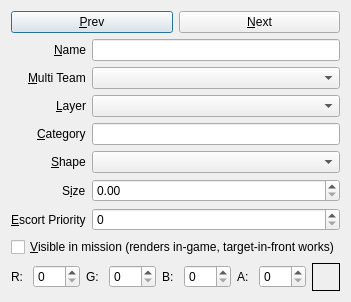
<?xml version="1.0" encoding="UTF-8"?>
<ui version="4.0">
 <class>fso::fred::dialogs::CoordinatePointEditorDialog</class>
 <widget class="QDialog" name="fso::fred::dialogs::CoordinatePointEditorDialog">
  <property name="geometry">
   <rect>
    <x>0</x>
    <y>0</y>
    <width>320</width>
    <height>300</height>
   </rect>
  </property>
  <property name="windowTitle">
   <string>Coordinate Point Editor</string>
  </property>
  <layout class="QFormLayout" name="formLayout">
   <property name="sizeConstraint">
    <enum>QLayout::SetFixedSize</enum>
   </property>
   <item row="0" column="0" colspan="2">
    <layout class="QVBoxLayout" name="rootLayout">
     <item>
      <layout class="QFormLayout" name="fieldLayout">
       <property name="labelAlignment">
        <set>Qt::AlignRight|Qt::AlignTrailing|Qt::AlignVCenter</set>
       </property>
       <item row="0" column="0" colspan="2">
        <layout class="QHBoxLayout" name="navigationLayout">
         <item>
          <widget class="QPushButton" name="prevPointButton">
           <property name="text">
            <string>&amp;Prev</string>
           </property>
          </widget>
         </item>
         <item>
          <widget class="QPushButton" name="nextPointButton">
           <property name="text">
            <string>&amp;Next</string>
           </property>
          </widget>
         </item>
        </layout>
       </item>
       <item row="1" column="0">
        <widget class="QLabel" name="nameLabel">
         <property name="text">
          <string>&amp;Name</string>
         </property>
         <property name="buddy">
          <cstring>nameEdit</cstring>
         </property>
        </widget>
       </item>
       <item row="1" column="1">
        <widget class="QLineEdit" name="nameEdit"/>
       </item>
       <item row="2" column="0">
        <widget class="QLabel" name="multiTeamLabel">
         <property name="text">
          <string>&amp;Multi Team</string>
         </property>
         <property name="toolTip">
          <string>Multiplayer team filter. &quot;Any team&quot; (default) is visible to everyone; selecting a specific team makes the point visible only to that team in multiplayer. Disabled when the mission is not a team mission.</string>
         </property>
         <property name="buddy">
          <cstring>multiTeamCombo</cstring>
         </property>
        </widget>
       </item>
       <item row="2" column="1">
        <widget class="QComboBox" name="multiTeamCombo">
         <property name="sizePolicy">
          <sizepolicy hsizetype="Expanding" vsizetype="Fixed">
           <horstretch>0</horstretch>
           <verstretch>0</verstretch>
          </sizepolicy>
         </property>
         <property name="toolTip">
          <string>Multiplayer team filter. &quot;Any team&quot; makes the point visible to everyone; selecting a team restricts it to that team only.</string>
         </property>
        </widget>
       </item>
       <item row="3" column="0">
        <widget class="QLabel" name="layerLabel">
         <property name="text">
          <string>&amp;Layer</string>
         </property>
         <property name="buddy">
          <cstring>layerCombo</cstring>
         </property>
        </widget>
       </item>
       <item row="3" column="1">
        <widget class="QComboBox" name="layerCombo">
         <property name="sizePolicy">
          <sizepolicy hsizetype="Expanding" vsizetype="Fixed">
           <horstretch>0</horstretch>
           <verstretch>0</verstretch>
          </sizepolicy>
         </property>
        </widget>
       </item>
       <item row="4" column="0">
        <widget class="QLabel" name="categoryLabel">
         <property name="text">
          <string>&amp;Category</string>
         </property>
         <property name="buddy">
          <cstring>categoryEdit</cstring>
         </property>
        </widget>
       </item>
       <item row="4" column="1">
        <widget class="QLineEdit" name="categoryEdit"/>
       </item>
       <item row="5" column="0">
        <widget class="QLabel" name="shapeLabel">
         <property name="text">
          <string>&amp;Shape</string>
         </property>
         <property name="buddy">
          <cstring>shapeCombo</cstring>
         </property>
        </widget>
       </item>
       <item row="5" column="1">
        <widget class="QComboBox" name="shapeCombo">
         <property name="sizePolicy">
          <sizepolicy hsizetype="Expanding" vsizetype="Fixed">
           <horstretch>0</horstretch>
           <verstretch>0</verstretch>
          </sizepolicy>
         </property>
        </widget>
       </item>
       <item row="6" column="0">
        <widget class="QLabel" name="sizeLabel">
         <property name="text">
          <string>S&amp;ize</string>
         </property>
         <property name="buddy">
          <cstring>sizeSpinBox</cstring>
         </property>
        </widget>
       </item>
       <item row="6" column="1">
        <widget class="QDoubleSpinBox" name="sizeSpinBox">
         <property name="decimals">
          <number>2</number>
         </property>
        </widget>
       </item>
       <item row="7" column="0">
        <widget class="QLabel" name="escortPriorityLabel">
         <property name="text">
          <string>&amp;Escort Priority</string>
         </property>
         <property name="buddy">
          <cstring>escortPrioritySpinBox</cstring>
         </property>
        </widget>
       </item>
       <item row="7" column="1">
        <widget class="QSpinBox" name="escortPrioritySpinBox">
         <property name="maximum">
          <number>9999</number>
         </property>
        </widget>
       </item>
       <item row="8" column="0" colspan="2">
        <widget class="QCheckBox" name="visibleInMissionCheck">
         <property name="text">
          <string>&amp;Visible in mission (renders in-game, target-in-front works)</string>
         </property>
        </widget>
       </item>
       <item row="9" column="0" colspan="2">
        <layout class="QHBoxLayout" name="colorLayout">
         <item>
          <widget class="QLabel" name="colorRLabel">
           <property name="text">
            <string>R:</string>
           </property>
          </widget>
         </item>
         <item>
          <widget class="QSpinBox" name="colorRSpinBox">
           <property name="maximum">
            <number>255</number>
           </property>
          </widget>
         </item>
         <item>
          <widget class="QLabel" name="colorGLabel">
           <property name="text">
            <string>G:</string>
           </property>
          </widget>
         </item>
         <item>
          <widget class="QSpinBox" name="colorGSpinBox">
           <property name="maximum">
            <number>255</number>
           </property>
          </widget>
         </item>
         <item>
          <widget class="QLabel" name="colorBLabel">
           <property name="text">
            <string>B:</string>
           </property>
          </widget>
         </item>
         <item>
          <widget class="QSpinBox" name="colorBSpinBox">
           <property name="maximum">
            <number>255</number>
           </property>
          </widget>
         </item>
         <item>
          <widget class="QLabel" name="colorALabel">
           <property name="text">
            <string>A:</string>
           </property>
          </widget>
         </item>
         <item>
          <widget class="QSpinBox" name="colorASpinBox">
           <property name="maximum">
            <number>255</number>
           </property>
          </widget>
         </item>
         <item>
          <widget class="QLabel" name="colorSwatch">
           <property name="minimumSize">
            <size>
             <width>28</width>
             <height>28</height>
            </size>
           </property>
           <property name="frameShape">
            <enum>QFrame::Box</enum>
           </property>
           <property name="text">
            <string/>
           </property>
          </widget>
         </item>
        </layout>
       </item>
      </layout>
     </item>
    </layout>
   </item>
  </layout>
 </widget>
 <resources/>
 <connections/>
</ui>
